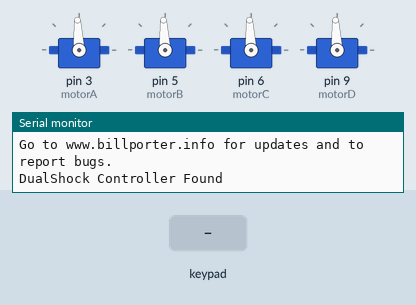
Simulated run of this sketch. Board: Arduino Uno, built with avr-gcc and run on an emulated ATmega328P. On the bench: 4 × servo, the last lines printed to the serial monitor. Inputs (shaded band) come from the test bench.

Above: at 1.2 s.
1.3 s: key 'O' pressed
At 1.59 s:
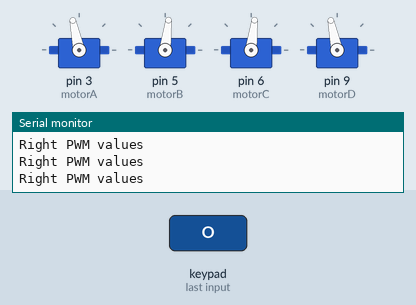
3.3 s: key 'S' pressed
At 3.56 s:
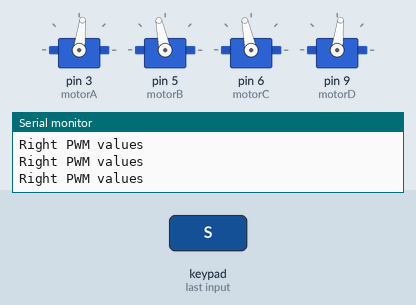
5.2 s: key 'T' pressed
At 5.48 s:
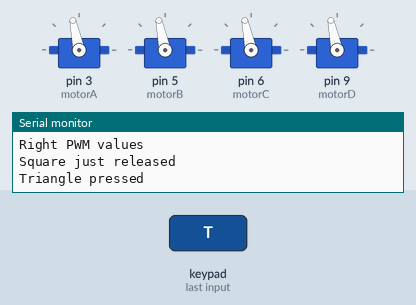
7.1 s: key 'X' pressed
At 7.39 s:
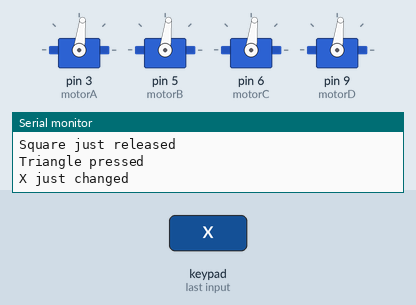
Timing chart, 0 to 10.0 s (numbered marks = the images above; inputs shaded):
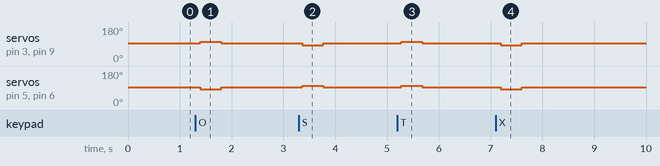

The sketch:

GitHubPS2ControllerTest.ino
```cpp
#include <Servo.h>
#include <PS2X_lib.h>

Servo motorA;
Servo motorB;
Servo motorC;
Servo motorD;
PS2X ps2x;

bool DEBUG_PRINTS = true;

//right now, the library does NOT support hot-pluggable controllers, meaning
//you must always either restart your Arduino after you connect the controller,
//or call config_gamepad(pins) again after connecting the controller.
int error = 0;
byte type = 0;
byte vibrate = 0;
//Motor Pins
int IN = 5;      //Enable pin for second motor
//Initializing variables to store data
int PWMvalue = 1500;

void setup(){
Serial.begin(57600);

motorA.attach(3); //associate the object to a pin
motorB.attach(5);
motorC.attach(6);
motorD.attach(9);

  int PWMvalueA = 1500;
  int PWMvalueB = 1500;
  int PWMvalueC = 1500;
  int PWMvalueD = 1500;

  motorA.writeMicroseconds(PWMvalueA);
  motorB.writeMicroseconds(PWMvalueB);
  motorC.writeMicroseconds(PWMvalueC);
  motorD.writeMicroseconds(PWMvalueD);

error = ps2x.config_gamepad(13,11,10,12, true, true);   //GamePad(clock, command, attention, data, Pressures?, Rumble?)
if(error == 0){
 Serial.println("Found Controller, configured successful");
 Serial.println("Try out all the buttons, X will vibrate the controller, faster as you press harder;");
 Serial.println("holding L1 or R1 will print out the analog stick values.");
 Serial.println("Go to www.billporter.info for updates and to report bugs.");
}
 else if(error == 1)
  Serial.println("No controller found, check wiring, see readme.txt to enable debug. visit www.billporter.info for troubleshooting tips");
 else if(error == 2)
  Serial.println("Controller found but not accepting commands. see readme.txt to enable debug. Visit www.billporter.info for troubleshooting tips");
 else if(error == 3)
  Serial.println("Controller refusing to enter Pressures mode, may not support it. ");
  type = ps2x.readType();
    switch(type) {
      case 0:
       Serial.println("Unknown Controller type");
      break;
      case 1:
       Serial.println("DualShock Controller Found");
      break;
    }
}
void loop(){

//DRIVE-TRAIN
//*********************************************************************//
//FORWARD
if(ps2x.ButtonPressed(PSB_TRIANGLE))
{
  int PWMvalueA = 1600;
  int PWMvalueB = 1600;
  int PWMvalueC = 1600;
  int PWMvalueD = 1600;

  motorA.writeMicroseconds(PWMvalueA);
  motorB.writeMicroseconds(PWMvalueB);
  motorC.writeMicroseconds(PWMvalueC);
  motorD.writeMicroseconds(PWMvalueD);
}
//STOP (after forward)
else if(ps2x.ButtonReleased(PSB_TRIANGLE))
{
  int PWMvalueA = 1500;
  int PWMvalueB = 1500;
  int PWMvalueC = 1500;
  int PWMvalueD = 1500;

  motorA.writeMicroseconds(PWMvalueA);
  motorB.writeMicroseconds(PWMvalueB);
  motorC.writeMicroseconds(PWMvalueC);
  motorD.writeMicroseconds(PWMvalueD);
}

//BACKWARD
else if(ps2x.Button(PSB_CROSS))
{
  int PWMvalueA = 1400;
  int PWMvalueB = 1400;
  int PWMvalueC = 1400;
  int PWMvalueD = 1400;

  motorA.writeMicroseconds(PWMvalueA);
  motorB.writeMicroseconds(PWMvalueB);
  motorC.writeMicroseconds(PWMvalueC);
  motorD.writeMicroseconds(PWMvalueD);
}

//STOP (after backward)
else if(ps2x.ButtonReleased(PSB_CROSS))
{
  int PWMvalueA = 1500;
  int PWMvalueB = 1500;
  int PWMvalueC = 1500;
  int PWMvalueD = 1500;

  motorA.writeMicroseconds(PWMvalueA);
  motorB.writeMicroseconds(PWMvalueB);
  motorC.writeMicroseconds(PWMvalueC);
  motorD.writeMicroseconds(PWMvalueD);
}

//LEFT
else if(ps2x.Button(PSB_SQUARE))
{
  int PWMvalueA = 1400;
  int PWMvalueB = 1600;
  int PWMvalueC = 1600;
  int PWMvalueD = 1400;

  motorA.writeMicroseconds(PWMvalueA);
  motorB.writeMicroseconds(PWMvalueB);
  motorC.writeMicroseconds(PWMvalueC);
  motorD.writeMicroseconds(PWMvalueD);
}

//STOP (after left)
else if(ps2x.ButtonReleased(PSB_SQUARE))
{
  int PWMvalueA = 1500;
  int PWMvalueB = 1500;
  int PWMvalueC = 1500;
  int PWMvalueD = 1500;

  motorA.writeMicroseconds(PWMvalueA);
  motorB.writeMicroseconds(PWMvalueB);
  motorC.writeMicroseconds(PWMvalueC);
  motorD.writeMicroseconds(PWMvalueD);
}

//RIGHT
else if(ps2x.Button(PSB_CIRCLE))
{
  Serial.println("Right PWM values");
  int PWMvalueA = 1600;
  int PWMvalueB = 1400;
  int PWMvalueC = 1400;
  int PWMvalueD = 1600;

  motorA.writeMicroseconds(PWMvalueA);
  motorB.writeMicroseconds(PWMvalueB);
  motorC.writeMicroseconds(PWMvalueC);
  motorD.writeMicroseconds(PWMvalueD);
}

//STOP (after right)
else if(ps2x.ButtonReleased(PSB_CIRCLE))
{
  int PWMvalueA = 1500;
  int PWMvalueB = 1500;
  int PWMvalueC = 1500;
  int PWMvalueD = 1500;

  motorA.writeMicroseconds(PWMvalueA);
  motorB.writeMicroseconds(PWMvalueB);
  motorC.writeMicroseconds(PWMvalueC);
  motorD.writeMicroseconds(PWMvalueD);
}

//TURN RIGHT
/*
if(ps2x.Analog(PSS_RX) < 120)
{
  Serial.println("Turn Right PWM values");
  int PWMvalueA = 1600;
  int PWMvalueB = 1500;
  int PWMvalueC = 1600;
  int PWMvalueD = 1500;

  motorA.writeMicroseconds(PWMvalueA);
  motorB.writeMicroseconds(PWMvalueB);
  motorC.writeMicroseconds(PWMvalueC);
  motorD.writeMicroseconds(PWMvalueD);
}

//TURN LEFT
if(ps2x.Analog(PSS_RX) > 134)
{
  Serial.println("Turn Left values");
  int PWMvalueA = 1500;
  int PWMvalueB = 1600;
  int PWMvalueC = 1500;
  int PWMvalueD = 1600;

  motorA.writeMicroseconds(PWMvalueA);
  motorB.writeMicroseconds(PWMvalueB);
  motorC.writeMicroseconds(PWMvalueC);
  motorD.writeMicroseconds(PWMvalueD);
}
*/
//***************************************************************//

if(error == 1)
{
 Serial.println("Fatal error");
 return;
}
else { //DualShock Controller
   ps2x.read_gamepad(false, vibrate);          //read controller and set large motor to spin at 'vibrate' speed
   if(ps2x.Button(PSB_START))                   //will be TRUE as long as button is pressed
        Serial.println("Start is being held");
   if(ps2x.Button(PSB_SELECT))
        Serial.println("Select is being held");

     if(ps2x.Button(PSB_PAD_RIGHT)){
      Serial.print("Right held this hard: ");
       Serial.println(ps2x.Analog(PSAB_PAD_RIGHT), DEC);
     }
     if(ps2x.Button(PSB_PAD_LEFT)){
      Serial.print("LEFT held this hard: ");
       Serial.println(ps2x.Analog(PSAB_PAD_LEFT), DEC);
     }


   if (ps2x.NewButtonState())               //will be TRUE if any button changes state (on to off, or off to on)
   {
       if(ps2x.Button(PSB_L3))
        Serial.println("L3 pressed");
       if(ps2x.Button(PSB_R3))
        Serial.println("R3 pressed");
       if(ps2x.Button(PSB_L2))
        Serial.println("L2 pressed");
       if(ps2x.Button(PSB_R2))
        Serial.println("R2 pressed");
       if(ps2x.Button(PSB_GREEN))
        Serial.println("Triangle pressed");
   }
   if(ps2x.ButtonPressed(PSB_RED))             //will be TRUE if button was JUST pressed
        Serial.println("Circle just pressed");
   if(ps2x.ButtonReleased(PSB_PINK))             //will be TRUE if button was JUST released
        Serial.println("Square just released");
   if(ps2x.NewButtonState(PSB_BLUE))            //will be TRUE if button was JUST pressed OR released
        Serial.println("X just changed");
   if(ps2x.Button(PSB_L1) || ps2x.Button(PSB_R1)) // print stick values if either is TRUE
   {
       Serial.print("Stick Values:");
       Serial.print(ps2x.Analog(PSS_LY), DEC); //Left stick, Y axis. Other options: LX, RY, RX
       Serial.print(",");
       Serial.print(ps2x.Analog(PSS_LX), DEC);
       Serial.print(",");
       Serial.print(ps2x.Analog(PSS_RY), DEC);
       Serial.print(",");
       Serial.println(ps2x.Analog(PSS_RX), DEC);
   }
}
delay(50);
}
```

Measured:
- after the input at 1.3 s, servo on pin 3 (motorA), servo on pin 9 (motorD): 93° → 102° after 0.10 s, → 93° 0.41 s later; servo on pin 5 (motorB), servo on pin 6 (motorC): 93° → 83° after 0.10 s, → 93° 0.41 s later
- after the input at 3.3 s, servo on pin 3 (motorA), servo on pin 9 (motorD): 93° → 83° after 0.06 s, → 93° 0.40 s later; servo on pin 5 (motorB), servo on pin 6 (motorC): 93° → 102° after 0.06 s, → 93° 0.40 s later
- after the input at 5.2 s, servo on pin 3 (motorA), servo on pin 5 (motorB), servo on pin 6 (motorC), servo on pin 9 (motorD): 93° → 102° after 0.08 s, → 93° 0.40 s later
- after the input at 7.1 s, servo on pin 3 (motorA), servo on pin 5 (motorB), servo on pin 6 (motorC), servo on pin 9 (motorD): 93° → 83° after 0.09 s, → 93° 0.40 s later
